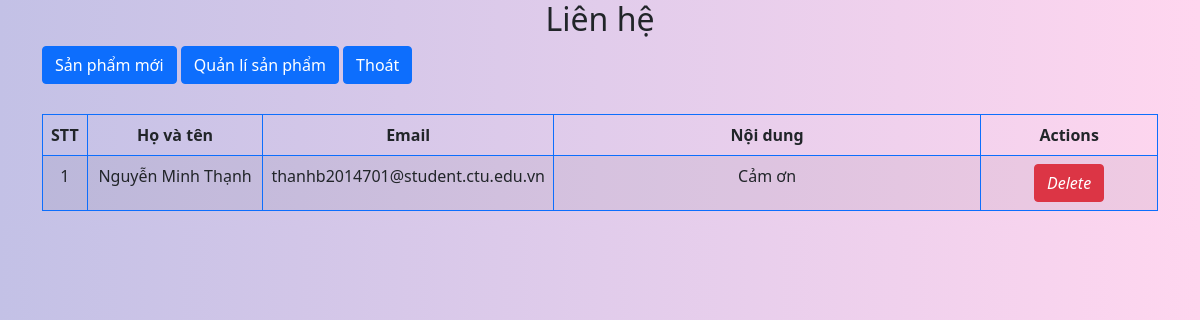
The app's page /view_contact.php with its own data.
### tables this page shows
CREATE TABLE `contacts` (
`ct_id` int(10) unsigned NOT NULL AUTO_INCREMENT,
`name` varchar(255) NOT NULL,
`email` varchar(255) NOT NULL,
`notes` varchar(255) NOT NULL,
`created_at` timestamp NOT NULL DEFAULT CURRENT_TIMESTAMP,
`updated_at` timestamp NOT NULL DEFAULT CURRENT_TIMESTAMP,
PRIMARY KEY (`ct_id`)
);

### app/Models/contacts.php (called while the page is built, shortened)
<?php
class contact
{
    private $db;
    public function __construct($PDO)
    {
        $this->db = $PDO;
    }
    public function all()
    {
        $contacts = [];
        $statement = $this->db->prepare('SELECT * FROM contacts');
        $statement->execute();
        while ($row = $statement->fetch()) {
            $contact = new contact($this->db);
            $contact->fillFromDB($row);
            $contacts[] = $contact;
        }
        return $contacts;
    }
    protected function fillFromDB(array $row)
    {
        return $this;
    }
}

### public/view_contact.php (the view, shortened to what this page needs)
<?php
require '../app/Models/contacts.php';
require_once __DIR__ . '/../bootstrap.php';
?>
<!DOCTYPE html>
<html lang="en">
<head>
    <link href="https://cdn.jsdelivr.net/npm/bootstrap@5.0.2/dist/css/bootstrap.min.css" rel="stylesheet">
    <link rel="stylesheet" href="https://cdn.jsdelivr.net/npm/bootstrap-icons@1.10.3/font/bootstrap-icons.css">
    <link rel="stylesheet" href="../css/main.css">
</head>
<body>
    <div class="container">
        <section id="inner" class="inner-section section">
            <h2 class="section-heading text-center wow fadeIn" data-wow-duration="1s">Liên hệ</h2>
            <div class="inner-wrapper row">
                <div class="col-md-12">
                    <a href="add_product.php" class="btn btn-primary" style="margin-bottom: 30px;">
                        <i class="fa fa-plus"></i>Sản phẩm mới</a>
                    <a href="admin.php" class="btn btn-primary " style="margin-bottom: 30px;">
                        <i class="fa fa-plus"></i>Quản lí sản phẩm</a>
                    <a href="index.php" class="btn btn-primary " style="margin-bottom: 30px;">
                        <i class="fa fa-plus"></i>Thoát</a>
                    <table id="contacts" class="table table-bordered table-responsive table-striped border-primary" >
                        <div>
                            <thead>
                                <tr class="text-center">
                                    <th>STT</th>
                                    <th class="col-2">Họ và tên</th>
                                    <th class="col-3">Email</th>
                                    <th class="col-5">Nội dung</th>
                                    <th class="col-2">Actions</th>
                                </tr>
                            </thead>
                            <tbody>
                                <?php
                                try {
                                    $contact = new contact($PDO);
                                    $contact = $contact->all();
                                } catch (PDOException $e) {
                                    include('../partials/error.php');
                                    die();
                                }
                                $i = 1;
                                foreach ($contact as $data) :
                                    echo
                                    " <tr class='text-center'>
                                            <td>" . htmlspecialchars($i) . "
                                            <td>" . htmlspecialchars($data->name_contact) . "</td>
                                            <td>" . htmlspecialchars($data->email) . "</td>
                                            <td> " . htmlspecialchars($data->notes) . "</td>
                                            <td>
                                                <button type='submit' class='btn btn-xs btn-danger' name='delete-contact' data-bs-toggle='modal' data-bs-target='#modal_2'>
                                                    <i alt='Delete' class='fa fa-trash'>Delete</i></button>
                                            </td>
                                        </tr>
                                        <div class='modal fade' id='modal_2' tabindex='-1' aria-labelledby='exampleModalLabel' aria-hidden='true'>
                                                            <input type='hidden' name='ct_id' value='" . $data->get_ct_id() . "'>
                                        </div>";
                                    $i++;
                                endforeach;
                                ?>
                            </tbody>
                        </div>
                    </table>
                </div>
            </div>
        </section>
    </div>
</body>

### public/view_contact.php (style rules this page uses)
body, html { background-color: #C3C1E6; background-image: linear-gradient(to right, #C3C1E6, #D2C6E8, #E1CCEB, #F0D1ED, #FFD6EF); }

### records on screen
contacts: name "Nguyễn Minh Thạnh", email "thanhb2014701@student.ctu.edu.vn", notes "Cảm ơn"
